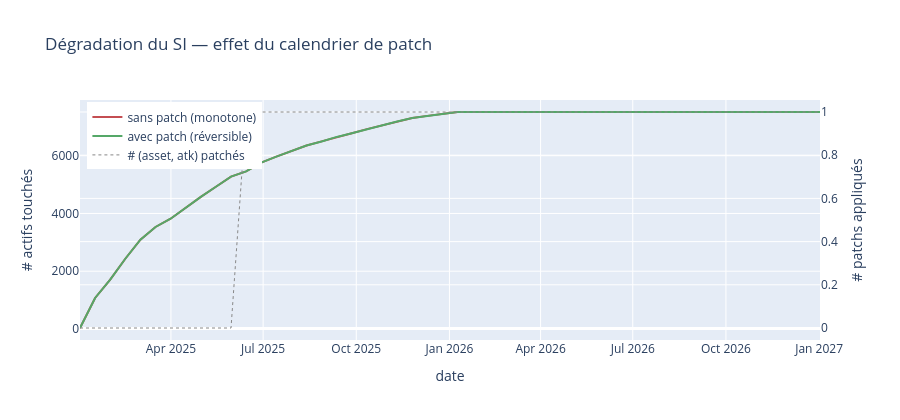

The cell this chart's notebook holds for it:
### Code cell
def parse_id_list(s):
    if pd.isna(s): return []
    return [x.strip() for x in str(s).split(",") if x.strip()]

ev_hostile["attack_list"] = ev_hostile["related_attacks"].apply(parse_id_list)

def cascade_up_to_with_patches(date, depth=3, threshold=0.1):
    """Variante de cascade_up_to qui ignore les seeds patchés à `date`."""
    past = ev_hostile[ev_hostile["timestamp"] <= date]
    seed_sev = {}
    n_patched = 0
    for _, ev in past.iterrows():
        s = SEVERITY_NUM.get(ev["severity"], 0.5)
        for a in ev["asset_list"]:
            if a not in G_rev:
                continue
            atks = ev["attack_list"]
            if atks:
                fully_patched = all(
                    (patch_lookup.get((a, atk)) is not None
                     and patch_lookup[(a, atk)] <= date)
                    for atk in atks)
                if fully_patched:
                    n_patched += 1
                    continue
            if s > seed_sev.get(a, 0):
                seed_sev[a] = s
    if not seed_sev:
        return None, [], past, n_patched
    merged_sev, merged_dep, merged_edg = {}, {}, []
    for asset, s0 in seed_sev.items():
        sev, dep, edg = simulate_cascade([asset], depth=depth, threshold=threshold,
                                          initial_severity=s0)
        for a, v in sev.items():
            if v > merged_sev.get(a, 0):
                merged_sev[a] = v; merged_dep[a] = dep[a]
        merged_edg.extend(edg)
    casc = pd.DataFrame({"asset": list(merged_sev),
                          "severity": list(merged_sev.values()),
                          "depth":    [merged_dep[a] for a in merged_sev],
                          "seed":     [a in seed_sev for a in merged_sev]})
    return casc, merged_edg, past, n_patched

# Trajectoire comparée : sans patch vs avec patch
timeline2 = pd.date_range(ev_hostile["timestamp"].min(),
                          ev_hostile["timestamp"].max() + pd.Timedelta(days=365),
                          periods=50)
rows = []
for t in timeline2:
    c1, _, _      = cascade_up_to(t, depth=3, threshold=0.1)
    c2, _, _, np_ = cascade_up_to_with_patches(t, depth=3, threshold=0.1)
    rows.append({"date": t,
                  "sans_patch": 0 if c1 is None else len(c1),
                  "avec_patch": 0 if c2 is None else len(c2),
                  "n_patched":  np_})
traj2 = pd.DataFrame(rows)

fig = go.Figure()
fig.add_trace(go.Scatter(x=traj2["date"], y=traj2["sans_patch"],
                          name="sans patch (monotone)", line=dict(color="#C44E52", width=2)))
fig.add_trace(go.Scatter(x=traj2["date"], y=traj2["avec_patch"],
                          name="avec patch (réversible)", line=dict(color="#55A868", width=2)))
fig.add_trace(go.Scatter(x=traj2["date"], y=traj2["n_patched"],
                          name="# (asset, atk) patchés",
                          line=dict(color="#888", width=1, dash="dot"), yaxis="y2"))
fig.update_layout(title="Dégradation du SI — effet du calendrier de patch",
                   xaxis=dict(title="date"),
                   yaxis=dict(title="# actifs touchés", side="left"),
                   yaxis2=dict(title="# patchs appliqués", overlaying="y", side="right"),
                   height=420, legend=dict(x=0.01, y=0.99))
fig.show()
